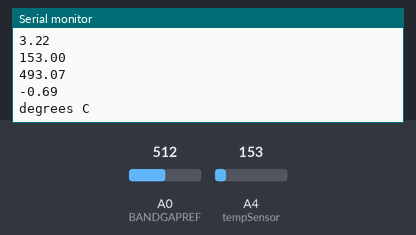
Bench run of a sketch on a simulated Arduino Uno, built with avr-gcc and run on an emulated ATmega328P. On the bench: the last lines printed to the serial monitor. The inputs (shaded band) are chosen by the test bench; at power-on: A4 (tempSensor) = 153, A0 (BANDGAPREF) = 512.

Above: at 6.8 s.
6.9 s: A4 (tempSensor) set to 165
At 13.3 s:
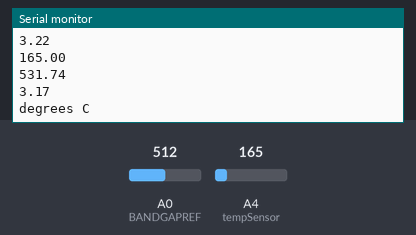
13.6 s: A0 (BANDGAPREF) set to 716
20.3 s: A4 (tempSensor) set to 175
At 25.2 s:
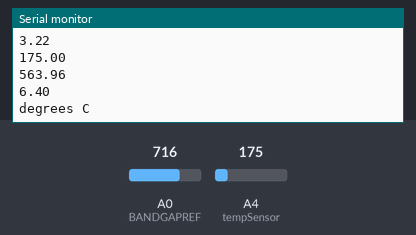
27.0 s: A0 (BANDGAPREF) set to 900
Timing chart, 0 to 30.0 s (numbered marks = the images above; inputs shaded):
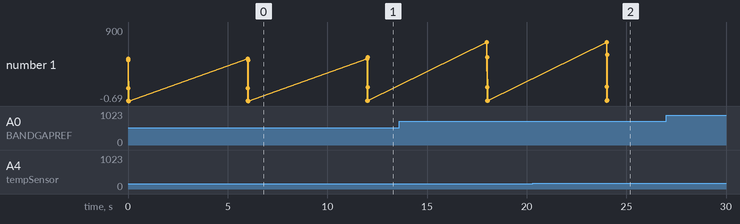

The sketch:

lilypad_temperature.ino
```cpp
float tempSensor = A4;
float tempvalue = 0.0;
# define BANDGAPREF 14

void setup(){
pinMode(tempSensor, INPUT);
Serial.begin(9600);
}

void loop(){
float refReading = (float)analogRead(BANDGAPREF);
float supplyvoltage = (3300.0 / 1024.0);
tempvalue=analogRead(tempSensor);
float voltage = tempvalue * supplyvoltage;
float tempC = (voltage - 500.0)/10.0;

Serial.println(refReading);
Serial.println(supplyvoltage);
Serial.println(tempvalue);
Serial.println(voltage);
Serial.println(tempC); Serial.println("degrees C");
delay(6000);
}
```

Measured:
- after the input at 6.9 s, the serial monitor: prints a new line after 5.1 s (image 1)
- after the input at 20.3 s, the serial monitor: prints a new line after 3.7 s (image 2)
- plotted number 1: -0.69 → 3.17 after the input at 6.9 s, 3.17 → 6.4 after the input at 20.3 s
